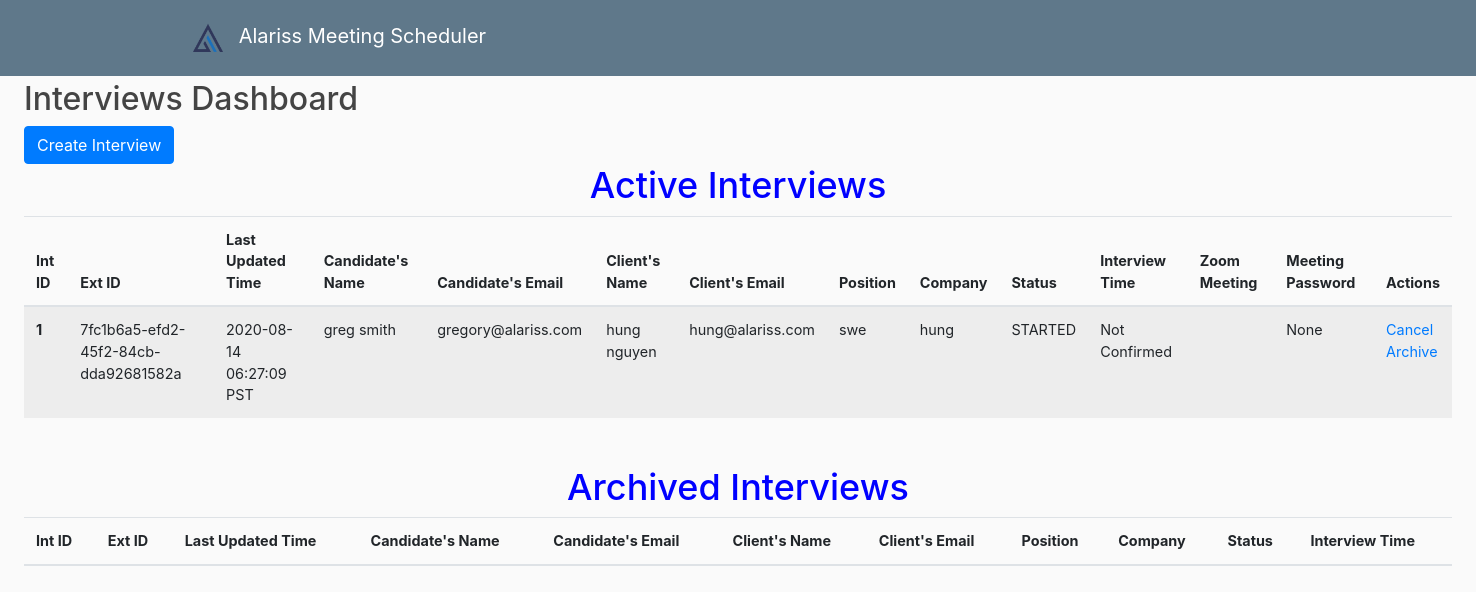
/administrator/dashboard (signed in), run on an earlier commit of the app's database.
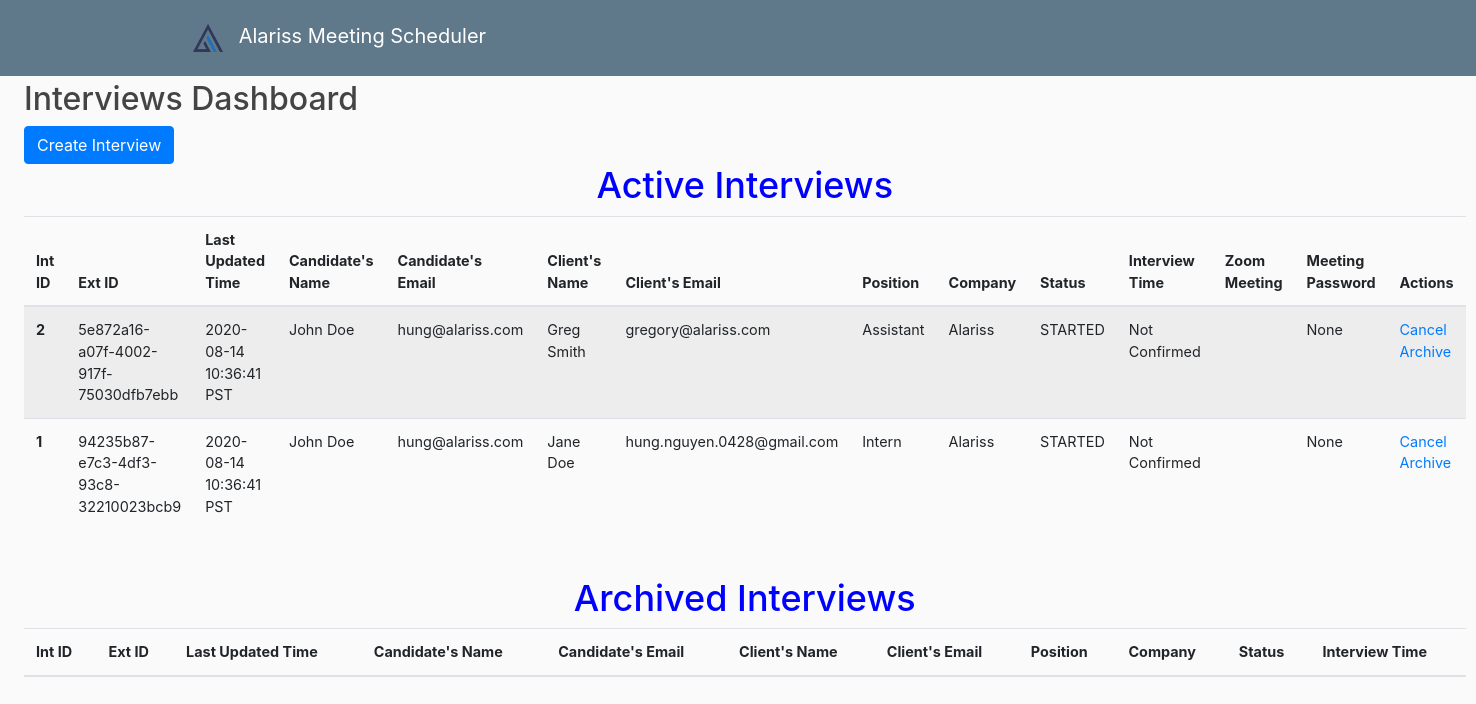
And on a later commit of the database.
### scheduler_app/models.py (models this page shows, shortened)
class Interview(db.Model):
	__tablename__ = 'interview'
	id = db.Column(db.Integer, primary_key=True)
	uuid = db.Column(db.String(50), nullable=False)
	candidate_id = db.Column(db.Integer, db.ForeignKey('user.id'), nullable=False)
	client_id = db.Column(db.Integer, db.ForeignKey('user.id'), nullable=False)
	candidate = db.relationship("User", foreign_keys=candidate_id, backref='as_interviewee')
	client = db.relationship("User", foreign_keys=client_id, backref='as_interviewer')
	candidate_times = db.Column(db.String(1000))
	client_selection = db.Column(db.String(1000))
	company_name = db.Column(db.String(100))
	position_name = db.Column(db.String(200))
	created_time = db.Column(db.DateTime, default=datetime.utcnow, nullable=False)
	last_updated_time = db.Column(db.DateTime, default=datetime.utcnow, nullable=False)
	status = db.Column(db.Integer, default=InterviewStatus["STARTED"], nullable=False)
	zoom_link = db.Column(db.String(1000))
	archived = db.Column(db.Boolean, default=False)
	zoom_pwd = db.Column(db.String(10))

class User(db.Model):
	__tablename__ = "user"
	id = db.Column(db.Integer, primary_key=True)
	first_name = db.Column(db.String(20), nullable=False)
	last_name = db.Column(db.String(20), nullable=False)
	email = db.Column(db.String(120), nullable=False, unique=True)
	timezone = db.Column(db.Integer)

### scheduler_app/routes.py (the view)
@app.route("/administrator/dashboard")
@login_required
def admin_dashboard():
    active_interviews = Interview.query.filter_by(archived=False).all()
    active_interviews.sort(key=lambda interview: interview.last_updated_time,reverse=True)
    archived_interviews = Interview.query.filter_by(archived=True).all()
    archived_interviews.sort(key=lambda interview: interview.last_updated_time,reverse=True)
    return render_template('dashboard.html', active_interviews=active_interviews, archived_interviews=archived_interviews)

### scheduler_app/routes.py (called while the page is built)
@app.context_processor
def utility_processor():
    def parse_interview_status(input_key):
        return [status for status, key in InterviewStatus.items() if key == input_key][0]
    def return_str_datetime(dt, is_ts=False):
        if is_ts:
            if dt:
                dt = datetime.fromtimestamp(int(dt), tz=timezone.utc)
            else:
                return "Not Confirmed"
        dt -= timedelta(hours=7)
        return dt.strftime("%Y-%m-%d %H:%M:%S PST")
    return dict(parse_interview_status=parse_interview_status, return_str_datetime=return_str_datetime)

@login_manager.user_loader
def load_user(user_id):
    return Administrator.query.get(int(user_id))

### scheduler_app/templates/dashboard.html (shortened to what this page needs)
{% extends "layout.html" %}
{% block admin %}
  <div class="col-lg mx-4">
    <h2>Interviews Dashboard</h2>
    <a href="{{url_for('create_interview')}}" class="btn btn-primary">Create Interview</a>
    <h3>Active Interviews</h3>
    <table class="table table-striped mb-5" style="font-size: 0.9em;">
      <thead>
        <tr>
          <th scope="col">Int ID</th>
          <th scope="col">Ext ID</th>
          <th scope="col">Last Updated Time</th>
          <th scope="col">Candidate's Name</th>
          <th scope="col">Candidate's Email</th>
          <th scope="col">Client's Name</th>
          <th scope="col">Client's Email</th>
          <th scope="col">Position</th>
          <th scope="col">Company</th>
          <th scope="col">Status</th>
          <th scope="col">Interview Time</th>
          <th scope="col">Zoom Meeting</th>
          <th scope="col">Meeting Password</th>
          <th scope="col">Actions</th>
        </tr>
      </thead>
      <tbody>
        {% for interview in active_interviews %}
          <tr>
            <th>{{ interview.id }}</th>
            <td>{{ interview.uuid }}</td>
            <td>{{ return_str_datetime(interview.last_updated_time) }}</td>
            <td>{{ interview.candidate.first_name }} {{interview.candidate.last_name }}</td>
            <td>{{ interview.candidate.email }}</td>
            <td>{{ interview.client.first_name }} {{interview.client.last_name }}</td>
            <td>{{ interview.client.email }}</td>
            <td>{{ interview.position_name }}</td>
            <td>{{ interview.company_name }}</td>
            <td>{{ parse_interview_status(interview.status) }}</td>
            <td>{{ return_str_datetime(interview.client_selection, is_ts=True) }}</td>
            <td>
            </td>
            <td>{{ interview.zoom_pwd }}</td>
            <td>
              <a href="{{url_for('cancel_interview', interview_id=interview.id)}}">Cancel</a>
              <br>
              <a href="{{url_for('archive_interview', interview_id=interview.id)}}">Archive</a>
            </td>
          </tr>
        {% endfor %}
      </tbody>
    </table>
    <h3>Archived Interviews</h3>
    <table class="table table-striped" style="font-size: 0.9em;">
      <thead>
        <tr>
          <th scope="col">Int ID</th>
          <th scope="col">Ext ID</th>
          <th scope="col">Last Updated Time</th>
          <th scope="col">Candidate's Name</th>
          <th scope="col">Candidate's Email</th>
          <th scope="col">Client's Name</th>
          <th scope="col">Client's Email</th>
          <th scope="col">Position</th>
          <th scope="col">Company</th>
          <th scope="col">Status</th>
          <th scope="col">Interview Time</th>
        </tr>
      </thead>
    </table>
  </div>
{% endblock admin %}

### scheduler_app/templates/layout.html (shortened to what this page needs)
<!DOCTYPE html>
<html>
<head>
    <link rel="stylesheet" href="https://stackpath.bootstrapcdn.com/bootstrap/4.5.2/css/bootstrap.min.css">
    <link rel="stylesheet" href="{{ url_for('static', filename='main.css') }}">
    <link rel="stylesheet" href="{{ url_for('static', filename='styles.css') }}">
</head>
<body>
    <header class="site-header">
      <nav class="navbar navbar-expand-md navbar-dark bg-steel fixed-top">
        <div class="container">
          <a class="navbar-brand mr-4" href="/">
            <img id="logo" src="{{ url_for('static', filename='alarisslogo.png') }}" alt="Alariss logo" width="50" height="50">
            Alariss Meeting Scheduler</a>
        </div>
      </nav>
    </header>
    <div class=".container-fluid">
      <div class="row">
        {% block admin %}{% endblock %}
      </div>
    </div>
</body>
</html>

### scheduler_app/static/main.css (style rules this page uses)
body { background: #fafafa; color: #333333; margin-top: 5rem; }
h1, h2, h3, h4, h5, h6 { color: #444444; }
.bg-steel { background-color: #5f788a; }

### scheduler_app/static/styles.css (style rules this page uses)
h3 { color: blue; font-size: 36px; text-align: center; }

What changed in the data, as far as the page shows it:
added Interview: id "2", uuid "5e872a16-a07f-4002-917f-75030dfb7ebb", last_updated_time "2020-08-14 10:36:41 PST", candidate.first_name "John", candidate.last_name "Doe", candidate.email "hung@alariss.com", client.first_name "Greg", client.last_name "Smith", client.email "gregory@alariss.com", position_name "Assistant", company_name "Alariss", status "STARTED", client_selection "Not Confirmed", zoom_pwd "None"
changed Interview id 1: uuid "7fc1b6a5-efd2-45f2-84cb-dda92681582a" → "94235b87-e7c3-4df3-93c8-32210023bcb9"; last_updated_time "2020-08-14 06:27:09 PST" → "2020-08-14 10:36:41 PST"; candidate.first_name "greg" → "John"; candidate.last_name "smith" → "Doe"; candidate.email "gregory@alariss.com" → "hung@alariss.com"; client.first_name "hung" → "Jane"; client.last_name "nguyen" → "Doe"; client.email "hung@alariss.com" → "hung.nguyen.0428@gmail.com"; position_name "swe" → "Intern"; company_name "hung" → "Alariss"
